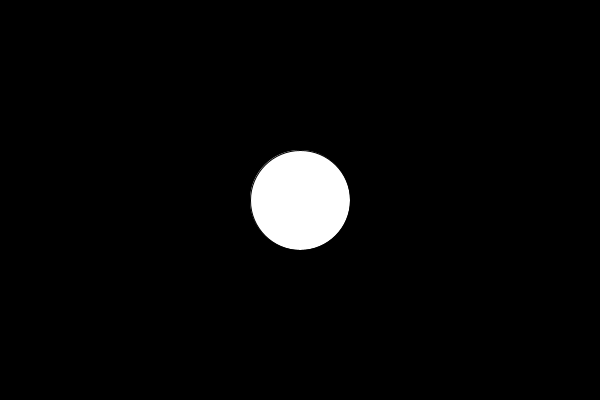
Frame 1 (no input)
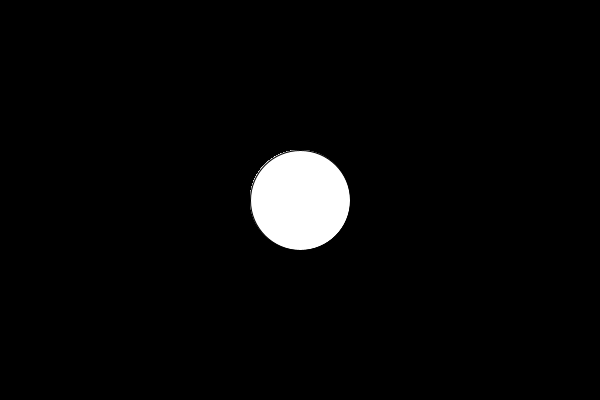
Frame 60 (the mouse pressed at the canvas centre just before this capture)
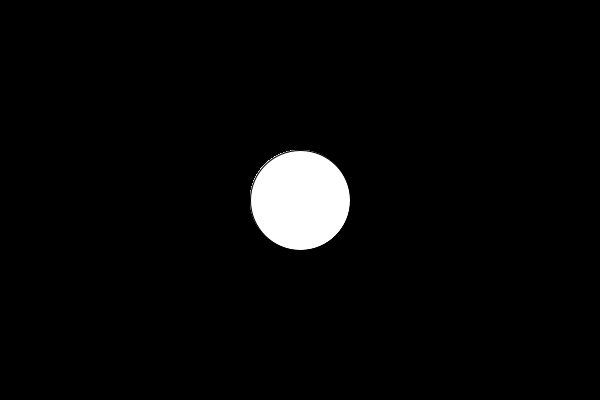
Frame 120 (the mouse held since frame 60 and released just before this capture)

The Processing sketch that drew these frames (run headless with seeded random() and noise(); from frame 60 on, the mouse is pressed at the canvas centre):

// Processing sketch: sketch_211219a
// ── sketch_211219a.pde
public void setup(){
size(600,400);
background(0);
}

public void draw(){
  ellipse(width/2, height/2, 100,100);
}
